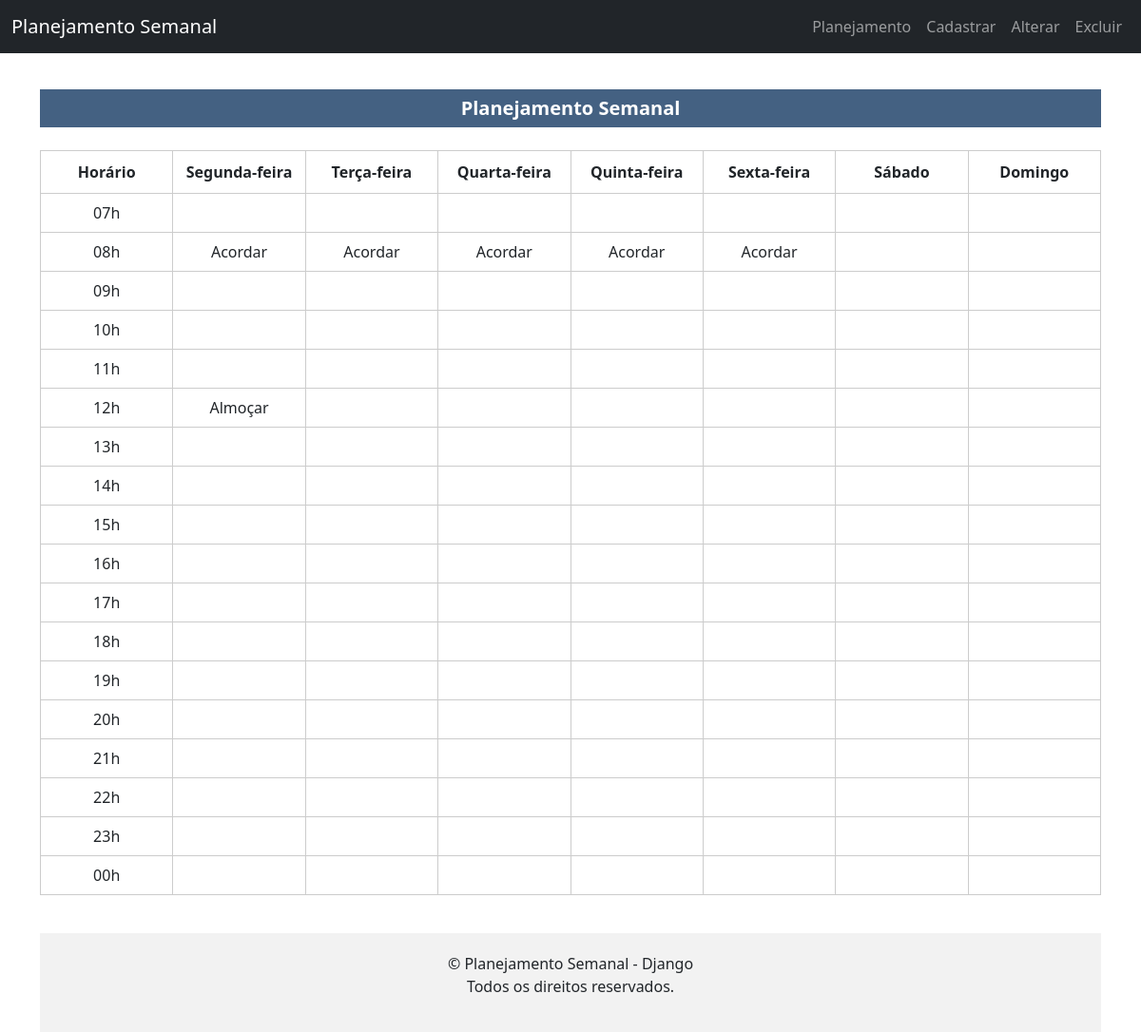
The page / on the database its author committed.
### desafios/models.py (models this page shows, shortened)
class Horario(models.Model):
    dia = models.CharField(max_length=3, choices=DIAS_DA_SEMANA, verbose_name="Dia da Semana")
    hora_inicio = models.CharField(max_length=5, choices=HORARIO, verbose_name="Horário Inicial")  # Usar CharField para armazenar horários como string
    descricao = models.TextField(blank=True, null=True, verbose_name="Descrição")

### desafios/views.py (the view)
# urls.py: path("", index, name="index"),
def index(request):
    dias_da_semana = [
        ('SEG', 'Segunda-feira'),
        ('TER', 'Terça-feira'),
        ('QUA', 'Quarta-feira'),
        ('QUI', 'Quinta-feira'),
        ('SEX', 'Sexta-feira'),
        ('SAB', 'Sábado'),
        ('DOM', 'Domingo'),
    ]
    horarios = [
        '07h', '08h', '09h', '10h', '11h', '12h', '13h', '14h', '15h', '16h', '17h', '18h', '19h', '20h', '21h', '22h', '23h', '00h'
    ]
    horarios_cadastrados = Horario.objects.all()
    context = {
        'dias_da_semana': dias_da_semana,
        'dias': [dia[0].lower() for dia in dias_da_semana], # Lista abreviada em minúsculo para facilitar a comparação
        'horarios': horarios,
        'horarios_cadastrados': horarios_cadastrados,
    }
    return render(request, 'desafios/index.html', context)

### templates/desafios/index.html (shortened to what this page needs)
{% extends 'base.html' %}
{% load custom_filters %}
{% block content %}
{% include './includes/header.html' %}
<table style="border-collapse: collapse;
        text-align: center;
        width: 100%;
        table-layout: fixed;">
    <thead>
        <tr>
            <th style="padding: 10px; border: 1px solid #ccc;">Horário</th>
            {% for dia_tuple in dias_da_semana %}
                <th style="padding: 10px; border: 1px solid #ccc;">{{ dia_tuple.1 }}</th>
            {% endfor %}
        </tr>
    </thead>
    <tbody>
        {% for hora in horarios %}
            <tr>
                <td style="padding: 8px; border: 1px solid #ccc;">{{ hora }}</td>
                {% for dia_tuple in dias_da_semana %}
                    {% with dia_abrev=dia_tuple.0|lower %}
                        <td style="padding: 8px; border: 1px solid #ccc;">
                            {% for horario_cadastrado in horarios_cadastrados %}
                                {% if horario_cadastrado.dia|lower == dia_abrev and horario_cadastrado.hora_inicio == hora %}
                                    {{ horario_cadastrado.descricao }}
                                {% endif %}
                            {% endfor %}
                        </td>
                    {% endwith %}
                {% endfor %}
            </tr>
        {% endfor %}
    </tbody>
</table>
{% include './includes/footer.html' %}
{% endblock %}

### templates/base.html (style rules this page uses)
body { padding-top: 70px; }

### rows shown on the page
Horario: descricao "Acordar"
Horario: descricao "Acordar"
Horario: descricao "Acordar"
Horario: descricao "Acordar"
Horario: descricao "Acordar"
Horario: descricao "Almoçar"

### other values the page prints
{{ dia_tuple.1 }} "Segunda-feira" "Terça-feira" "Quarta-feira" "Quinta-feira" "Sexta-feira" "Sábado" "Domingo"
{{ hora }} "07h" "08h" "09h" "10h" "11h" "12h" "13h" "14h" "15h" "16h" "17h" "18h" "19h" "20h" "21h" "22h" "23h" "00h"
